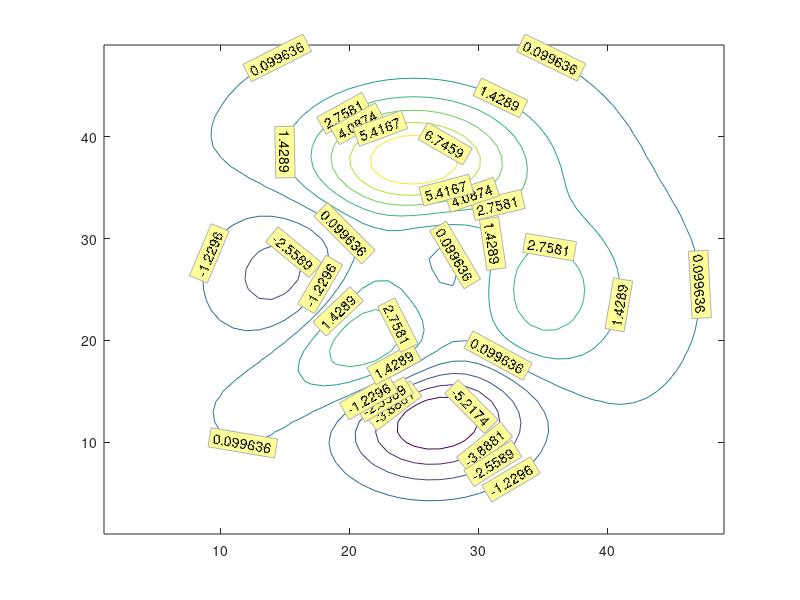

MATLAB code for this plot:
function result = test_clabel_003
result = false;
a = figure;
h = contour(peaks);
clabel(h,'backgroundcolor',[1,1,.6],'edgecolor',[.7,.7,.7]);
close(a);
result = true;
